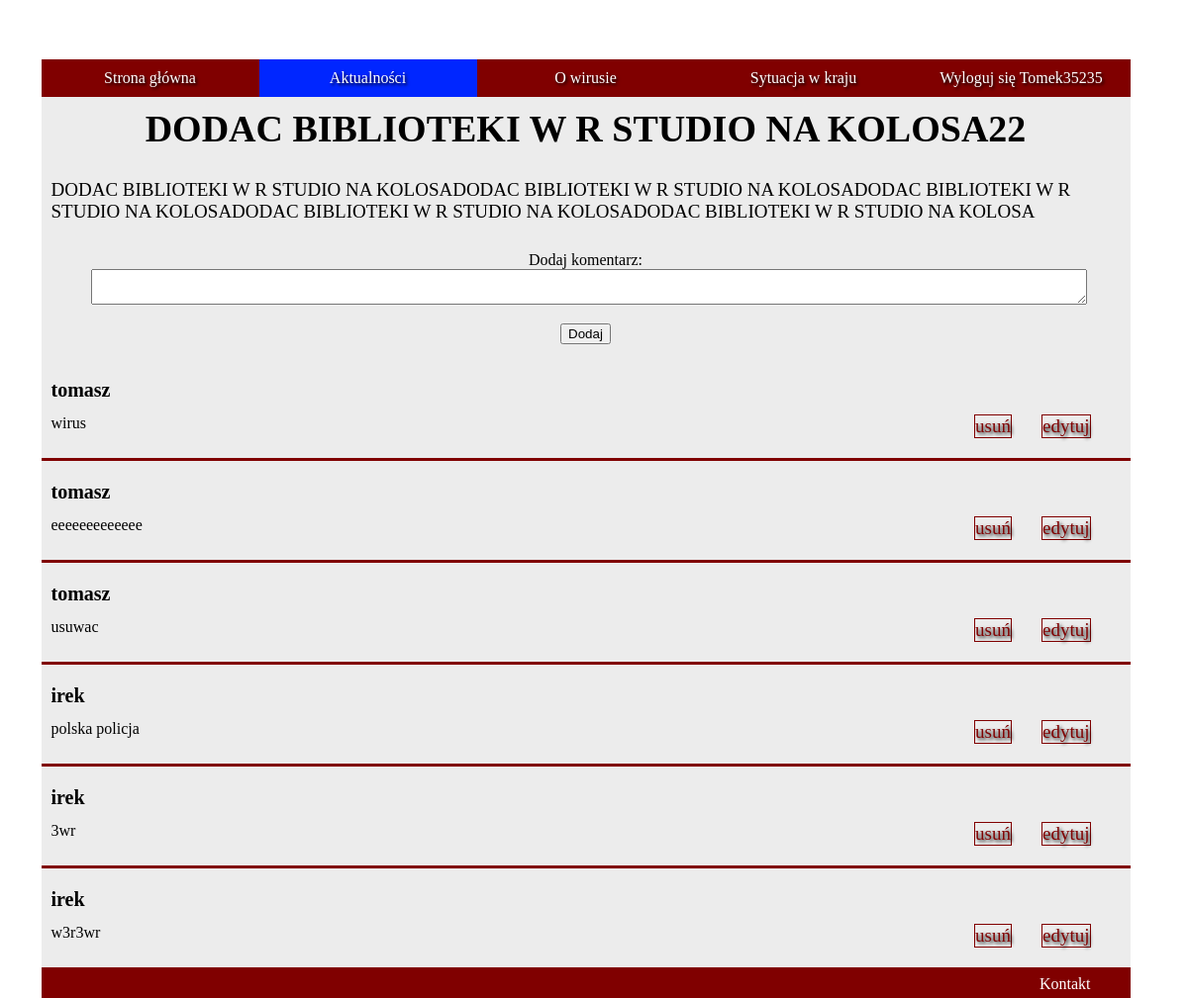
Screenshot of /czytaj.php?id=15 (signed in) with the database file from the repository.
### tables this page shows
CREATE TABLE `posty` (
  `post_id` int(11) NOT NULL,
  `tytul` varchar(100) NOT NULL,
  `tekst` varchar(10000) NOT NULL,
  `streszczenie` varchar(500) NOT NULL
);

CREATE TABLE `komentarze` (
  `komentarz_id` int(11) NOT NULL,
  `id_fk` int(11) NOT NULL,
  `zawartosc` varchar(500) NOT NULL,
  `fk_po` int(11) DEFAULT NULL
);

CREATE TABLE `uzytkownicy` (
  `id_uzytkownik` int(11) NOT NULL,
  `login` varchar(50) NOT NULL,
  `haslo` char(100) NOT NULL,
  `imie` varchar(50) NOT NULL,
  `email` varchar(70) NOT NULL
);

### czytaj.php (the view, shortened to what this page needs)
<!DOCTYPE html>
<html lang="pl">
<head>
    <link rel="stylesheet" href="aktualnosczalogowanie.css">
</head>
<body>
    <nav>
    <ul>
        <li><a href="index.php">Strona główna</a></li>
        <li><a class="menu active" href="aktualnoscizalogowanie.php">Aktualności</a></li>
        <li><a href="Owirusie.php">O wirusie</a></li>
        <li><a href="Sytuacja.php">Sytuacja w kraju</a></li>
        <li> <?php
        if(!isset($_SESSION['zalogowany']))
        {
              echo '<a href="logowanie.html">Logowanie</a>';
        }
        else
        {
            echo '<a href="Wyloguj.php">Wyloguj się '.$_SESSION['login'].'</a>';
        }
        ?></li>
      </ul>
    </nav>
    <main>
<?php
        try
    {
        $connect = new PDO('mysql:host=localhost;dbname=projekt', 'root', '');
    }
    catch (PDOException $e)
    {
        echo $e -> getMessage() . "<br/>";
        echo "blad polaczenia bezy danych";
        die();
    }
    $sql = 'SELECT tytul, tekst FROM posty where post_id = '.$_GET['id'];
    echo '<div class="contener">';
        echo '<div class="artykul2">';
        foreach ($connect -> query($sql) as $rows)
        {
            echo '<div class="tresc">';
                    echo '<h1 class="trh1">'.$rows['tytul'].'</h1>';
                    echo '<p>'.$rows['tekst'].'</p>';
            echo '</div>';
        }
         echo '</div>';
    echo '</div>';
?>
<div class="contener2">
        <form action="komentarz.php" method="POST">
            <label for="skrot">Dodaj komentarz:</label><br>
            <textarea type="zawartosc" id="zawartosc" name="zawartosc"></textarea><br>
                <div class="przyciski">
                     <input type="submit" value="Dodaj">
                </div>
         </form>
        <?php
             try
             {
                 $connect = new PDO('mysql:host=localhost;dbname=projekt', 'root', '');
             }
             catch (PDOException $e)
             {
                 echo $e -> getMessage() . "<br/>";
                 echo "blad polaczenia bezy danych";
                 die();
             }
        $sql = 'SELECT login, zawartosc, komentarz_id FROM uzytkownicy JOIN komentarze ON (id_uzytkownik=id_fk) where fk_po = '.$_GET['id'].' ORDER BY komentarz_id DESC';
        foreach ($connect -> query($sql) as $rows)
        {
        echo'<div class="komentarz2">';
            echo '<p class="nick">'.'<b>'.$rows['login'].'</b></p>';
            echo '<p>'.$rows['zawartosc'].'<a class="czytaj2" href="edytujkom.php?id=' . $rows['komentarz_id'] . '">'."edytuj".'</a>'.'<a class="czytaj2" href="usunkom.php?id=' . $rows['komentarz_id'] . '">'."usuń".'</a>'.'</p>';
        echo '</div>';
        }
        ?>
</div>
    </main>
    <footer>Kontakt</footer>
</body>
</html>

### aktualnosczalogowanie.css (style rules this page uses)
html { width: calc(100vw - 17px); }
body { width: 1100px; margin: 0 auto; padding-top: 60px; background-image: url(IMG/tlo.png); background-repeat: no-repeat; background-position: center top; }
main { background-color: rgb(236, 236, 236); }
nav ul { padding: 0; margin: 0; }
nav li { display: block; width: 20%; float: left; text-align: center; }
nav a { text-decoration: none; text-shadow: black 0.1em 0.1em 0.2em; color: white; width: 100%; display: inline-block; padding: 10px 0; background-color: #800000; }
.active { background-color: rgb(0, 38, 255); }
.contener { width: 100%; display: flex; }
.czytaj2 { text-decoration: none; float: right; margin-right: 30px; font-size: 19px; text-shadow: black 0.1em 0.1em 0.2em; color: #800000; border: solid 1px #800000; }
.artykul2 { font-size: 19px; display: flex; }
.tresc { width: 1100px; }
.contener2 { width: 100%; }
.nick { padding-top: 0; margin-bottom: -23px; font-size: 20px; }
form { text-align: center; padding-left: 50px; padding-right: 50px; }
#zawartosc { width: 1000px; }
.komentarz2 { border-bottom: #800000 solid 3px; }
.przyciski { text-align: center; padding: 15px; }
.trh1 { text-align: center; margin: 10px 100px; }
footer { background-color: #800000; color: white; text-align: right; padding: 5px 40px; }
p { padding: 10px; }

### rows the page displays
posty: tytul "DODAC BIBLIOTEKI W R STUDIO NA KOLOSA22", tekst "DODAC BIBLIOTEKI W R STUDIO NA KOLOSADODAC BIBLIOTEKI W R STUDIO NA KOLOSADODAC BIBLIOTEKI W R STUDIO NA KOLOSADODAC BIBLIOTEKI W R STUDIO NA KOLOSADODAC BIBLIOTEKI W R STUDIO NA KOLOSA"
komentarze: id_fk.login "tomasz", zawartosc "wirus"
komentarze: id_fk.login "tomasz", zawartosc "eeeeeeeeeeeee"
komentarze: id_fk.login "tomasz", zawartosc "usuwac"
komentarze: id_fk.login "irek", zawartosc "polska policja"
komentarze: id_fk.login "irek", zawartosc "3wr"
komentarze: id_fk.login "irek", zawartosc "w3r3wr"

### other values shown
$_SESSION['login'] "Tomek35235"
